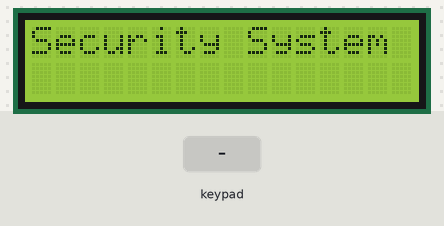
Bench run of a sketch on a simulated Arduino Uno, built with avr-gcc and run on an emulated ATmega328P. Shown: 16×2 character LCD. Wiring (inferred from the names in the program): 4×4 keypad with keys 1 2 3 A 4 5 6 B 7 8 9 C * 0 # D (labels assumed): rows pin 13, pin 12, pin 11, pin 10; columns pin 9, pin 8, pin 7, pin 6. The inputs (shaded band) are chosen by the test bench.

Above: at 1.2 s.
1.3 s: keypad keys 1 2 # pressed 0.4 s apart
At 3.3 s:
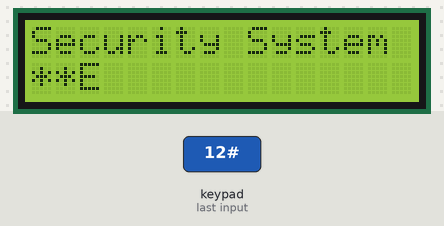
4.0 s: key '1' pressed
At 4.8 s:
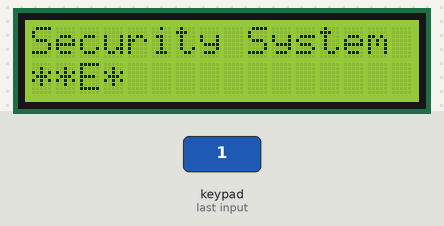
5.5 s: keypad keys 1 2 * pressed 0.4 s apart
At 7.7 s:
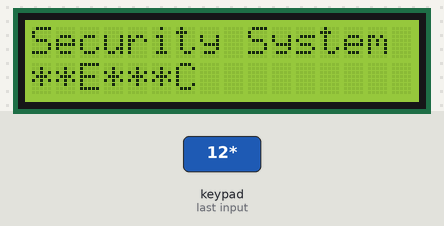
8.2 s: key '2' pressed
At 9.2 s:
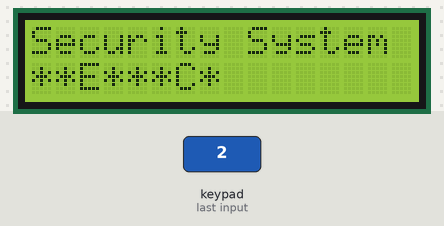
9.7 s: keypad keys 1 2 A pressed 0.4 s apart
At 10.9 s:
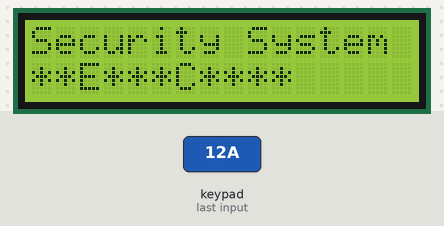
12.4 s: key '3' pressed
At 13.6 s:
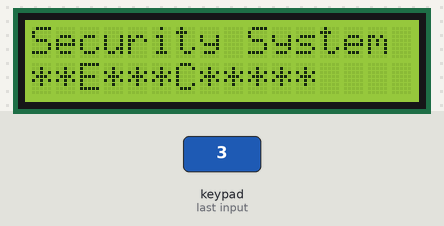
Timing chart, 0 to 14.9 s (numbered marks = the images above; inputs shaded):
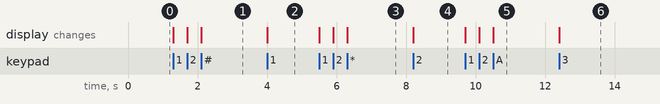

The sketch:

LCDKeypad_passwordSecurity.ino
```cpp
#include<LiquidCrystal.h>

int rs=5 , e=3, d4=2,d5=16, d6=15,d7=14;
LiquidCrystal lcd(rs, e, d4,d5,d6,d7);
int r1=13, r2=12, r3=11, r4=10 ;
int c1=9, c2=8, c3=7 ,c4=6 ;
/*
 * 0 1 2 3
 * 4 5 6 7
 * 8 9 A B
 * C D E F
 */
int sum=0,n=0,n1=0;
void setup()
{ lcd.begin(16,2); lcd.print("Security System" ) ;
  // all rows as OUTPUT, columns as INPUT, make all Columns HIGH
  pinMode(r1,OUTPUT);  pinMode(r2,OUTPUT);  pinMode(r3,OUTPUT);   pinMode(r4,OUTPUT);
  pinMode(c1,INPUT);   pinMode(c2,INPUT);   pinMode(c3,INPUT);    pinMode(c4,INPUT);
  digitalWrite(c1,HIGH);  digitalWrite(c2,HIGH);  digitalWrite(c3,HIGH);  digitalWrite(c4,HIGH);
  lcd.setCursor(0,1);
}
 int times=2;
void loop(){
  //make ROW1 as LOW, rest all rows HIGH and check all the corresponding columns
  digitalWrite(r1,LOW);   digitalWrite(r2,HIGH);  digitalWrite(r3,HIGH); digitalWrite(r4,HIGH);
  if(digitalRead(c1)==LOW){ lcd.print("*"); n=n*10+0; delay(300);   }
  if(digitalRead(c2)==LOW){ lcd.print("*"); n=n*10+1;delay(300);   }
  if(digitalRead(c3)==LOW){ lcd.print("*"); n=n*10+2;delay(300);  }
  if(digitalRead(c4)==LOW){ lcd.print("*"); n=n*10+3;delay(300);  }

//make ROW2 as LOW, rest all rows HIGH and check all the corresponding columns
  digitalWrite(r1,HIGH);   digitalWrite(r2,LOW);  digitalWrite(r3,HIGH); digitalWrite(r4,HIGH);
  if(digitalRead(c1)==LOW){ lcd.print("4");  delay(300);  }
  if(digitalRead(c2)==LOW){ lcd.print("5");  delay(300);  }
  if(digitalRead(c3)==LOW){ lcd.print("6");  delay(300);  }
  if(digitalRead(c4)==LOW){ lcd.print("7");  delay(300);  }

//make ROW3 as LOW, rest all rows HIGH and check all the corresponding columns
 digitalWrite(r1,HIGH);   digitalWrite(r2,HIGH);  digitalWrite(r3,LOW); digitalWrite(r4,HIGH);
  if(digitalRead(c1)==LOW){ lcd.print("8"); delay(300);  }
  if(digitalRead(c2)==LOW){ lcd.print("9"); delay(300);  }
  if(digitalRead(c3)==LOW){ lcd.print("+"); n1=n; n=0; delay(300);  }
  if(digitalRead(c4)==LOW){ lcd.print("-"); delay(300);  }

  //make ROW4 as LOW, rest all rows HIGH and check all the corresponding columns
 digitalWrite(r1,HIGH);   digitalWrite(r2,HIGH);  digitalWrite(r3,HIGH); digitalWrite(r4,LOW);
  if(digitalRead(c1)==LOW){ lcd.print("C"); delay(300);  }
  if(digitalRead(c2)==LOW){ lcd.print("D"); delay(300);  }
  if(digitalRead(c3)==LOW){ lcd.print("E"); delay(300);  }
  if(digitalRead(c4)==LOW){ lcd.print("=");
       if (n == 112){
        lcd.print(" OK ");
       }else {
        if (times>0){
          lcd.print(" not OK ");delay(2000);
          times= times-1;
          lcd.setCursor(0,1);
          lcd.print ("                   ");
          lcd.setCursor(0,1);
        }else {
          lcd.setCursor(0,1);
          lcd.print("System lock   ");
        }

       }
        n1=0;n=0;
  delay(300);  }
}
```

Measured:
- after the input at 1.3 s, the display: first changes at once (image 1 shows a later state)
- after the input at 4.0 s, the display: changes at once (image 2)
- after the input at 5.5 s, the display: first changes at once (image 3 shows a later state)
- after the input at 8.2 s, the display: changes at once (image 4)
- after the input at 9.7 s, the display: first changes at once (image 5 shows a later state)
- after the input at 12.4 s, the display: changes at once (image 6)
